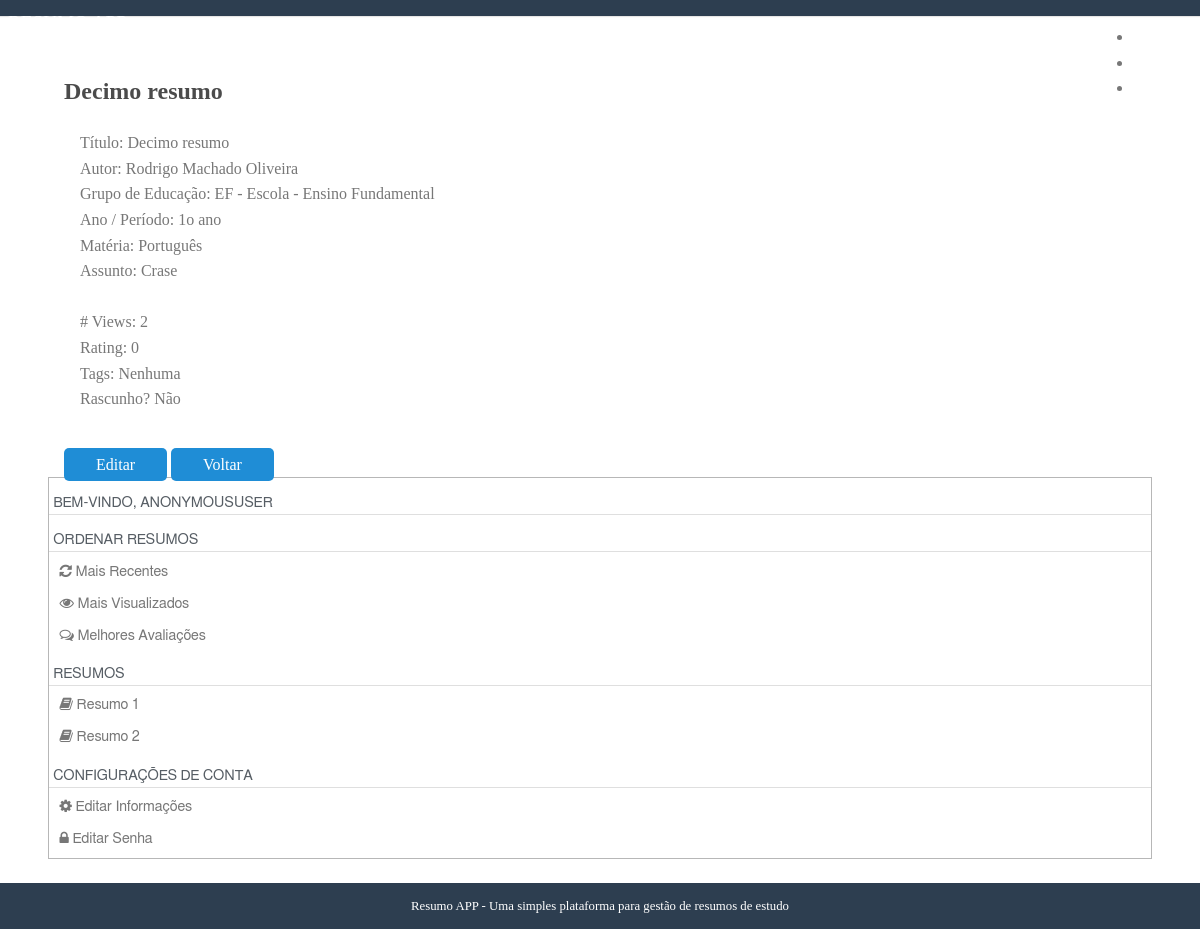
Screenshot of /resumo/decimo-resumo/ with the database file from the repository.
### resumoapp/posts/models.py (models this page shows, shortened)
class Post(models.Model):
    title = models.CharField('Título', max_length=100)
    slug = models.SlugField('Identificador', max_length=100, unique=True)
    user = models.ForeignKey(settings.AUTH_USER_MODEL,
        verbose_name = 'Autor',
        related_name = 'posts',
        on_delete=models.CASCADE,)
    group = models.ForeignKey(EducationGroup,
        verbose_name = 'Grupo de Educação',
        related_name = 'posts',
        on_delete=models.CASCADE,)
    year = models.ForeignKey(EducationYear,
        verbose_name = 'Ano / Período',
        related_name = 'posts',
        on_delete=models.CASCADE,)
    subject = models.ForeignKey(EducationSubject,
        verbose_name = 'Matéria',
        related_name = 'posts',
        on_delete=models.CASCADE,)
    topic = models.ForeignKey(SubjectTopic,
        verbose_name = 'Assunto da Matéria',
        related_name = 'posts',
        on_delete=models.CASCADE,)
    draft = models.BooleanField('Rascunho?', default=True)
    views = models.IntegerField('Visualizações', blank=True, default=0)
    rating = models.IntegerField('Avaliação (1-5)', blank=True, default=0) #1-5, 1 is lowest
    tags = TaggableManager(blank=True)
    created_at = models.DateTimeField('Criado em', auto_now_add=True)
    updated_at = models.DateTimeField('Atualizado em', auto_now=True)
    class Meta:
        verbose_name = 'resumo'
        verbose_name_plural = 'resumo'
        ordering = [ '-updated_at']

class EducationGroup(models.Model):
    name = models.CharField('Grupos de Educação', max_length=100)
    small = models.CharField('Grupos de Educação - Reduzido', max_length=10)
    def __str__ (self):
        return '{0} - {1}'.format(self.small, self.name)
    class Meta:
        verbose_name = 'grupo de educação'
        verbose_name_plural = 'grupos de educação'
        ordering = [ 'name']

class EducationYear(models.Model):
    group = models.ForeignKey(EducationGroup,
        verbose_name = 'Grupo de Educação',
        related_name = 'years',
        on_delete=models.CASCADE,)
    year = models.CharField('Ano / Período', max_length=100)
    def __str__ (self):
        return self.year
    class Meta:
        verbose_name = 'ano ou período'
        verbose_name_plural = 'anos ou períodos'
        ordering = [ 'year']

class EducationSubject(models.Model):
    subject = models.CharField('Matéria', max_length=100)
    def __str__ (self):
        return self.subject
    class Meta:
        verbose_name = 'matéria'
        verbose_name_plural = 'matérias'
        ordering = [ 'subject']

class SubjectTopic(models.Model):
    subject = models.ForeignKey(EducationSubject,
        verbose_name = 'Matéria',
        related_name = 'topics',
        on_delete=models.CASCADE,)
    topic = models.CharField('Assunto da Matéria', max_length=100)
    def __str__ (self):
        return self.topic
    class Meta:
        verbose_name = 'assunto da matéria'
        verbose_name_plural = 'assuntos das matérias'
        ordering = [ 'topic']

### resumoapp/accounts/models.py (models this page shows, shortened)
class User(AbstractBaseUser, PermissionsMixin):
    username = models.CharField('Username', max_length=30, unique=True,
        validators = [validators.RegexValidator(re.compile('^[\w.@+-_]+$'),
                'O nome de usuário só pode conter letras, dígitos ou @/./+/-/_',
                'invalid')]
    )
    email = models.EmailField('E-mail', unique=True)
    name = models.CharField('Nome', blank=True, max_length=100)
    is_active = models.BooleanField('Está ativo?', blank=True, default=True)
    is_staff = models.BooleanField('É da equipe?', blank=True, default=False)
    date_joined = models.DateTimeField('Data de Cadastro', auto_now_add=True)
    objects = UserManager()
    USERNAME_FIELD = 'username'
    REQUIRED_FIELDS = ['email']
    def __str__(self):
        return self.name or self.username
    class Meta:
        verbose_name = 'usuário'
        verbose_name_plural = 'usuários'

### resumoapp/posts/views.py (the view)
class PostDetailView(DetailView):
    model = Post
    template_name = 'posts/show_post.html'
    context_object_name = 'post'
    def get(self, request, *args, **kwargs):
        response = super(PostDetailView, self).get(request, args, kwargs)
        if not self.request.user.is_authenticated or (self.object.user != self.request.user):
            self.object.views = self.object.views + 1
            self.object.save()
        return response

### resumoapp/posts/templates/posts/show_post.html (shortened to what this page needs)
{% extends "base_fechado.html" %}
{% block content %}
<div class="inner">
    <h2>{{ post.title }}</h2>
    <div class="well">
        Título: {{ post.title }}<br/>
        Autor: {{ post.user }}<br/>
        Grupo de Educação: {{ post.group }}<br/>
        Ano / Período: {{ post.year }}<br/>
        Matéria: {{ post.subject }}<br/>
        Assunto: {{ post.topic }}<br/><br/>
        # Views: {{ post.views }}<br/>
        Rating: {{ post.rating }}<br/>
        Tags:
        {% if post.tags.all.count == 0 %}Nenhuma{% endif %}
        <br/>
        Rascunho? {% if post.draft %}Sim{% else %}Não{% endif %}<br/>
    </div>
    <a href="{% url 'posts:edit' post.slug %}" class="pure-button pure-button-primary">Editar</a>
    <a href="{% url 'posts:list' %}" class="pure-button pure-button-primary">Voltar</a>
</div>
{% endblock %}

### resumoapp/core/static/css/styles.css (style rules this page uses)
* { -webkit-box-sizing: border-box; -moz-box-sizing: border-box; box-sizing: border-box; }
body { margin: 0 auto; line-height: 1.7em; }
a { color: #3b8bba; }
.pure-button-primary { background-color: #1f8dd6; color: white; padding: 0.5em 2em; border-radius: 5px; }
.inner { padding: 0em 1em; }
body { min-width: 320px; color: #777; line-height: 1.6; }
h1, h2, h3, h4, h5, h6 { font-weight: bold; color: rgb(75, 75, 75); }
a { color: #3b8bba; text-decoration: none; }
.well { border: 0px solid #ddd; padding: 0em 1em 1em 1em; margin-bottom: 1.5em; }

### rows the page displays
Post: title "Decimo resumo", user "Rodrigo Machado Oliveira", group "EF - Escola - Ensino Fundamental", year "1o ano", subject "Português", topic "Crase", views "2", rating "0"

### other values shown
{{ user }} "ANONYMOUSUSER"
